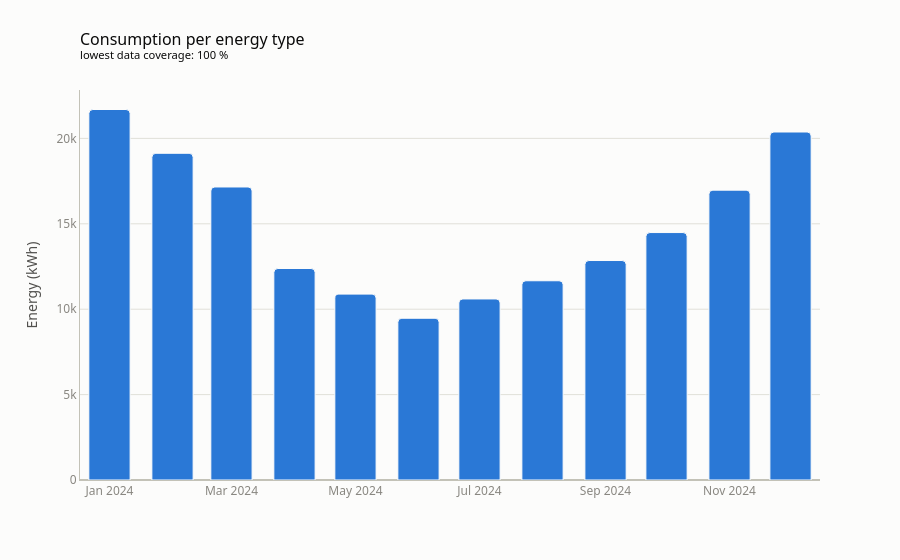

The notebook cell saved with this chart:
### Markdown cell above
### 9.4 Consommations et ratios

### Code cell
sites.plot.consumption(**year, freq="MS")

### Figure 1 — Plotly figure (JSON) as saved in the notebook; plotly's stock layout.template omitted (floating-point values rounded to 4 significant figures)
{"data": [{"hovertemplate": "%{x}: %{y:,.0f} kWh<extra>electricity</extra>", "marker": {"color": "#2a78d6", "line": {"color": "#fcfcfb", "width": 1}}, "name": "electricity", "x": ["2024-01-01T00:00:00", "2024-02-01T00:00:00", "2024-03-01T00:00:00", "2024-04-01T00:00:00", "2024-05-01T00:00:00", "2024-06-01T00:00:00", "2024-07-01T00:00:00", "2024-08-01T00:00:00", "2024-09-01T00:00:00", "2024-10-01T00:00:00", "2024-11-01T00:00:00", "2024-12-01T00:00:00"], "y": [21690.0, 19130.0, 17160.0, 12380.0, 10880.0, 9470.0, 10600.0, 11670.0, 12850.0, 14490.0, 16970.0, 20370.0], "type": "bar"}], "layout": {"title": {"font": {"size": 16, "color": "#0b0b0b"}, "text": "Consumption per energy type<br><sup>lowest data coverage: 100 %</sup>", "x": 0, "xref": "paper", "xanchor": "left"}, "font": {"family": "system-ui, -apple-system, \"Segoe UI\", sans-serif", "size": 12, "color": "#52514e"}, "legend": {"orientation": "h", "yanchor": "bottom", "y": 1.0, "x": 0, "title": {}, "traceorder": "normal"}, "hoverlabel": {"font": {"color": "#0b0b0b", "family": "system-ui, -apple-system, \"Segoe UI\", sans-serif"}, "bgcolor": "#fcfcfb"}, "margin": {"t": 90}, "paper_bgcolor": "#fcfcfb", "plot_bgcolor": "#fcfcfb", "bargap": 0.3, "barcornerradius": 4, "xaxis": {"tickfont": {"color": "#898781"}, "title": {"font": {"color": "#52514e"}}, "gridcolor": "#e1e0d9", "linecolor": "#c3c2b7", "zerolinecolor": "#c3c2b7", "showgrid": false}, "yaxis": {"tickfont": {"color": "#898781"}, "title": {"font": {"color": "#52514e"}, "text": "Energy (kWh)"}, "gridcolor": "#e1e0d9", "linecolor": "#c3c2b7", "zerolinecolor": "#c3c2b7", "showgrid": true}, "barmode": "relative"}}
